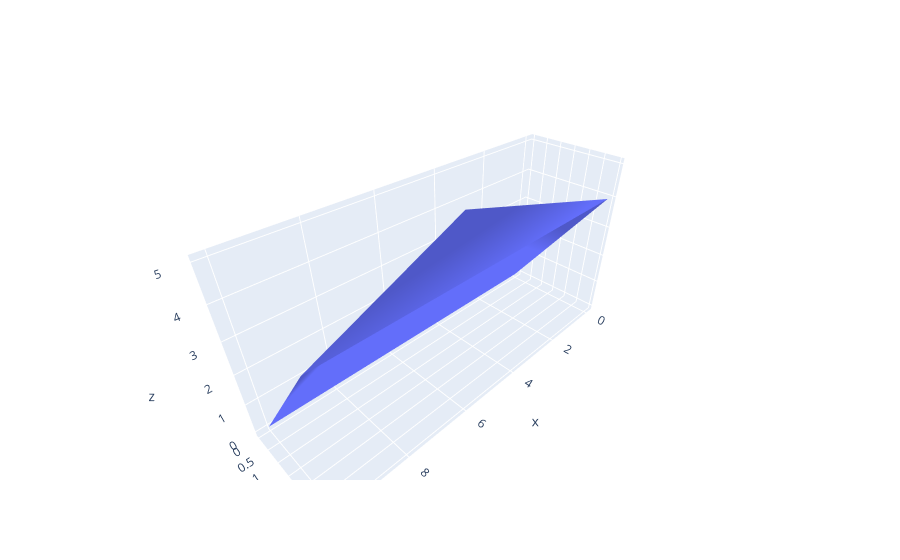

The cell this chart's notebook holds for it:
### Code cell
poly = np.array([[0, 0, 0], [10, 0, 0], [10, 3, 4], [0, 3, 4], [5,2,5]])
fig = go.Figure(data=[go.Mesh3d(x=poly[:,0], y=poly[:,1], z=poly[:,2])])
fig.show()

print(testa(poly))

### Figure 1 — Plotly figure (JSON) as saved in the notebook; plotly's stock layout.template omitted (floating-point values rounded to 4 significant figures)
{"data": [{"type": "mesh3d", "x": [0, 10, 10, 0, 5], "y": [0, 0, 3, 3, 2], "z": [0, 0, 4, 4, 5]}], "layout": {}}
